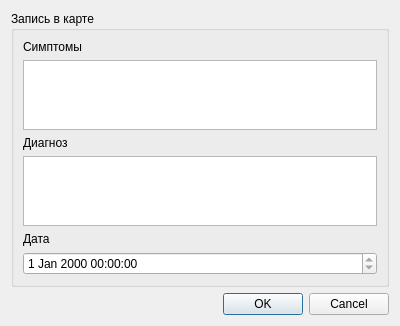
<?xml version="1.0" encoding="UTF-8"?>
<ui version="4.0">
 <class>AddEditCardRecord</class>
 <widget class="QDialog" name="AddEditCardRecord">
  <property name="geometry">
   <rect>
    <x>0</x>
    <y>0</y>
    <width>400</width>
    <height>311</height>
   </rect>
  </property>
  <property name="windowTitle">
   <string>Запись в карту пациента</string>
  </property>
  <layout class="QGridLayout" name="gridLayout_2">
   <item row="0" column="0">
    <widget class="QGroupBox" name="groupBox">
     <property name="title">
      <string>Запись в карте</string>
     </property>
     <layout class="QVBoxLayout" name="verticalLayout_2">
      <item>
       <widget class="QLabel" name="label_2">
        <property name="text">
         <string>Симптомы</string>
        </property>
       </widget>
      </item>
      <item>
       <widget class="QPlainTextEdit" name="SymptomsField"/>
      </item>
      <item>
       <widget class="QLabel" name="label">
        <property name="text">
         <string>Диагноз</string>
        </property>
       </widget>
      </item>
      <item>
       <widget class="QPlainTextEdit" name="DyagnosField"/>
      </item>
      <item>
       <widget class="QLabel" name="label_3">
        <property name="text">
         <string>Дата</string>
        </property>
       </widget>
      </item>
      <item>
       <widget class="QDateTimeEdit" name="DateField">
        <property name="readOnly">
         <bool>true</bool>
        </property>
       </widget>
      </item>
     </layout>
    </widget>
   </item>
   <item row="1" column="0">
    <widget class="QDialogButtonBox" name="buttonBox">
     <property name="orientation">
      <enum>Qt::Horizontal</enum>
     </property>
     <property name="standardButtons">
      <set>QDialogButtonBox::Cancel|QDialogButtonBox::Ok</set>
     </property>
    </widget>
   </item>
  </layout>
 </widget>
 <resources/>
 <connections>
  <connection>
   <sender>buttonBox</sender>
   <signal>accepted()</signal>
   <receiver>AddEditCardRecord</receiver>
   <slot>accept()</slot>
   <hints>
    <hint type="sourcelabel">
     <x>248</x>
     <y>254</y>
    </hint>
    <hint type="destinationlabel">
     <x>157</x>
     <y>274</y>
    </hint>
   </hints>
  </connection>
  <connection>
   <sender>buttonBox</sender>
   <signal>rejected()</signal>
   <receiver>AddEditCardRecord</receiver>
   <slot>reject()</slot>
   <hints>
    <hint type="sourcelabel">
     <x>316</x>
     <y>260</y>
    </hint>
    <hint type="destinationlabel">
     <x>286</x>
     <y>274</y>
    </hint>
   </hints>
  </connection>
 </connections>
</ui>
